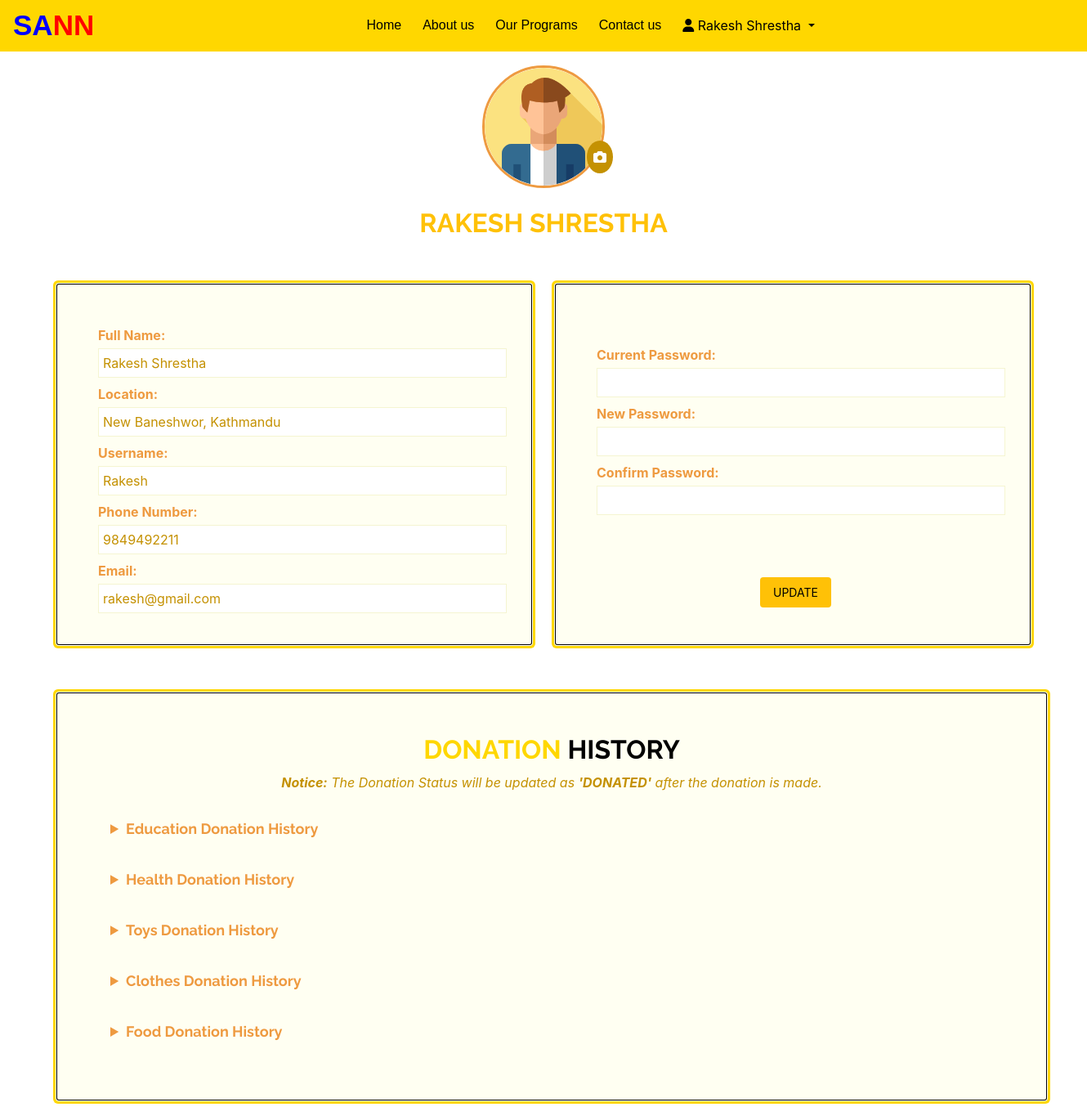
Page /1ex/donor-profile.php (signed in) on the committed database.
### tables this page shows
CREATE TABLE `donor_table` (
  `id` int(11) NOT NULL,
  `donor_id` varchar(255) NOT NULL,
  `donor_password` varchar(255) NOT NULL,
  `fullname` varchar(255) NOT NULL,
  `location` varchar(255) NOT NULL,
  `email` varchar(255) NOT NULL,
  `phone_number` varchar(255) NOT NULL,
  `profile_picture` varchar(255) DEFAULT NULL
);

### 1ex/donor-profile.php (the view, shortened to what this page needs)
<!DOCTYPE html>
<html>
<head>
</head>
<body>
<?php
$IPATH = $_SERVER["DOCUMENT_ROOT"] . "/1ex/1ex/";
include($IPATH . "navbar.php");
$servername = "localhost";
$username = "root";
$password = "";
$dbname = "donor";
$conn = new mysqli($servername, $username, $password, $dbname);
$donorID = $_SESSION['donor_id'];
$selectQuery = "SELECT * FROM donor_table WHERE donor_id = ?";
$selectStatement = $conn->prepare($selectQuery);
$selectStatement->bind_param("s", $donorID);
$selectStatement->execute();
$result = $selectStatement->get_result();
if ($result->num_rows > 0) {
    $row = $result->fetch_assoc();
    $fullname = $row['fullname'];
    $location = $row['location'];
    $email = $row['email'];
    $phone = $row['phone_number'];
    $donorID = $row['donor_id'];
    $targetFile = $row['profile_picture'];
    echo '
    <div class="profile-container">
     <div class="profile-picture" style="text-align: center; position: relative;">
        <form method="POST" enctype="multipart/form-data">
            <div style="display: inline-block;">
                <img src="'.$targetFile.'" alt="Profile Picture" style="width: 150px; border-radius: 50%; height: 150px; border:3px solid #EE9A40;">
                <label for="profile_picture" class="camera-icon-label" style="position: absolute; bottom: 10px; right: 510px; cursor: pointer; background-color: #c49102; color: #ffffff; padding: 8px; border-radius: 50%;">
                    <i class="fas fa-camera"></i>
                </label>
            </div>
            </div>
            <br/>
            <h2 style="text-transform: uppercase; color: #ffc107; margin-top: 0px; text-align: center;">'.$fullname .'</h2><br/><br/>
            <div class="rightbox">
                    <label class="form-label">Full Name:</label>
                    <input type="text" name="fullname" class="form-input" value="'. $fullname .'"><br>
                    <label class="form-label">Location:</label>
                    <input type="text" name="location" class="form-input" value="'. $location .'"><br>
                    <label class="form-label">Username:</label>
                    <input type="text" name="username" class="form-input" value="'. $donorID .'"><br>
                    <label class="form-label">Phone Number:</label>
                    <input type="text" name="mobile" class="form-input" value="'. $phone .'"><br>
                    <label class="form-label">Email:</label>
                    <input type="text" name="email" class="form-input" value="'. $email .'"><br>
            </div>
            <div class="leftbox">
                <br/>
                <label class="form-label">Current Password:</label>
                <input type="password" name="current_pw" class="form-input" required><br>
                <label class="form-label">New Password:</label>
                <input type="password" name="new_pw" class="form-input"><br>
                <label class="form-label">Confirm Password:</label>
                <input type="password" name="confirm_pw" class="form-input"><br><br><br>
                <input type="submit" value="UPDATE" class="submit-button">
                <br>
            </div>
        </div>';
} else {
    echo '<script>alert("Error retrieving profile!");</script>';
}
?>
<div class="history">
    <h2 style="color:gold;"><center> DONATION <span style="color:black;">HISTORY</span></center></h2>
    <p style="color: #c49102; text-align: center; font-style: italic; "><span style="font-weight: bold;">Notice:</span> The Donation Status will be updated as <span style="font-weight: bold; font-style:none;">'DONATED'</span> after the donation is made.</p>
<details>
    <summary>Education Donation History</summary>
</details>
<details>
  <summary>Health Donation History</summary>
</details>
<details>
  <summary>Toys Donation History</summary>
</details>
<details>
  <summary>Clothes Donation History</summary>
</details>
<details>
  <summary>Food Donation History</summary>
</details>
    </div>
</body>
</html>

### 1ex/donor-profile.php (style rules this page uses)
h2 { font-family: Raleway, sans-serif; font-weight:bold!important; }
body { background-color: #fff; margin: 0; padding: 20px; }
.profile-container { margin-top:10px; margin: none; padding: 50px; border: none; }
.form-label { display: block; width: 200px; margin-bottom: 2px; color: #EE9A40; font-weight: bold; }
.form-input { width: 500px; padding: 5px; border: 1px solid #f5f5d1; outline: none; font-size: 16px; color: #c49102; margin-top:2px; margin-bottom:8px; }
.submit-button { background-color: #ffc107; color: black; border: none; padding: 8px 16px; text-align: center; text-decoration: none; display: inline-block; font-size: 14px; border-radius: 4px; cursor: pointer; margin-left: 200px; margin-top: 20px; margin-bottom: 20px; }
.rightbox { position: flex; float: left; width: 580px; height: 440px; padding: 50px; box-sizing: border-box; box-shadow: 0 0 0 1px black, 0 0 0 2px white, 0 0 0 5px gold; border-radius:2px; background: rgba(255, 255, 0, 0.05); }
.leftbox { position:flex; float: right; width: 580px; padding: 50px; height:440px; box-sizing: border-box; box-shadow: 0 0 0 1px black, 0 0 0 2px white, 0 0 0 5px gold; border-radius:2px; background: rgba(255, 255, 0, 0.05); }
.history { max-width:1210px; margin-top:450px; margin-left: 50px; box-sizing: border-box; box-shadow: 0 0 0 1px black, 0 0 0 2px white, 0 0 0 5px gold; padding:50px; border-radius:2px; height: auto; background: rgba(255, 255, 0, 0.05); }
.history details { padding-bottom:5px; }
.history summary { font-size: 18px; font-weight: bold; color: #EE9A40; padding:15px; width: 1200px; font-family: Raleway, sans-serif; }

### rows in the picture
donor_table: profile_picture (picture), fullname "RAKESH SHRESTHA", fullname "Rakesh Shrestha", location "New Baneshwor, Kathmandu", username "Rakesh", mobile "9849492211", email "rakesh@gmail.com"

### other values in the picture
$fullName "Rakesh Shrestha"
